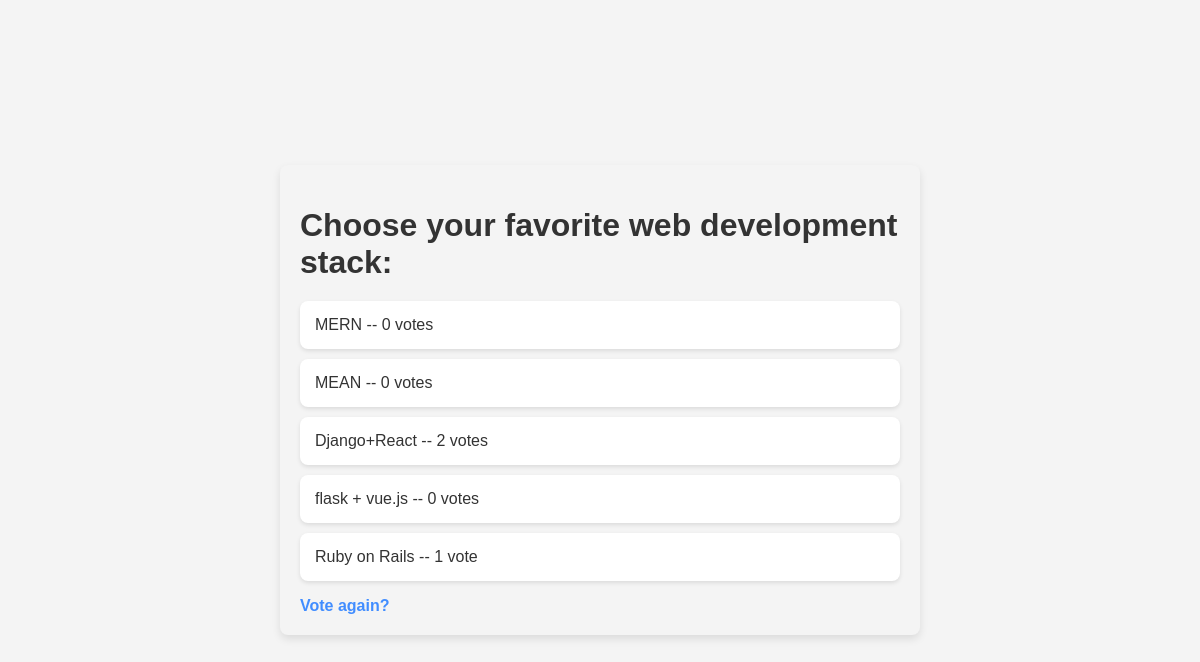
/10/results/, run on an earlier commit of the app's database.
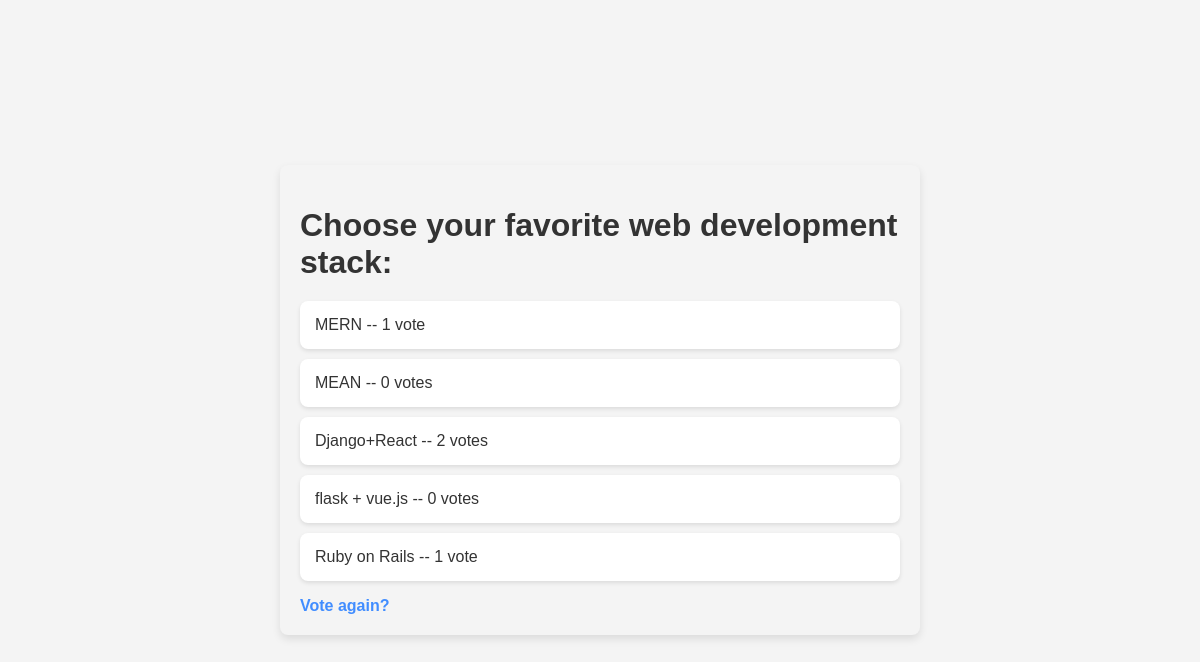
And on a later commit of the database.
### polls/models.py (models this page shows, shortened)
class Choice(models.Model):
    question = models.ForeignKey(Question, on_delete = models.CASCADE)
    choice_text = models.CharField(max_length=200)
    votes = models.IntegerField(default=0)

### polls/views.py (the view)
# urls.py: path("<int:pk>/results/", views.ResultsView.as_view(), name="results"),
class ResultsView(generic.DetailView):
    model = Question
    template_name = "polls/results.html"

### templates/polls/results.html (shortened to what this page needs)
<!DOCTYPE html>
<html lang="en">
<head>
    {% load static %}
    <link rel="stylesheet" href="{% static 'polls/style_results.css' %}">
</head>
<body>
    <div class="container">
        <h1>{{ question.question_text }}</h1>
        <ul>
            {% for choice in question.choice_set.all %}
                <li>{{ choice.choice_text }} -- {{ choice.votes }} vote{{ choice.votes|pluralize }}</li>
            {% endfor %}
        </ul>
        <a href="{% url 'polls:detail' question.id %}">Vote again?</a>
    </div>
</body>
</html>

What changed in the data, as far as the page shows it:
changed Choice "MERN": votes "0" → "1"
